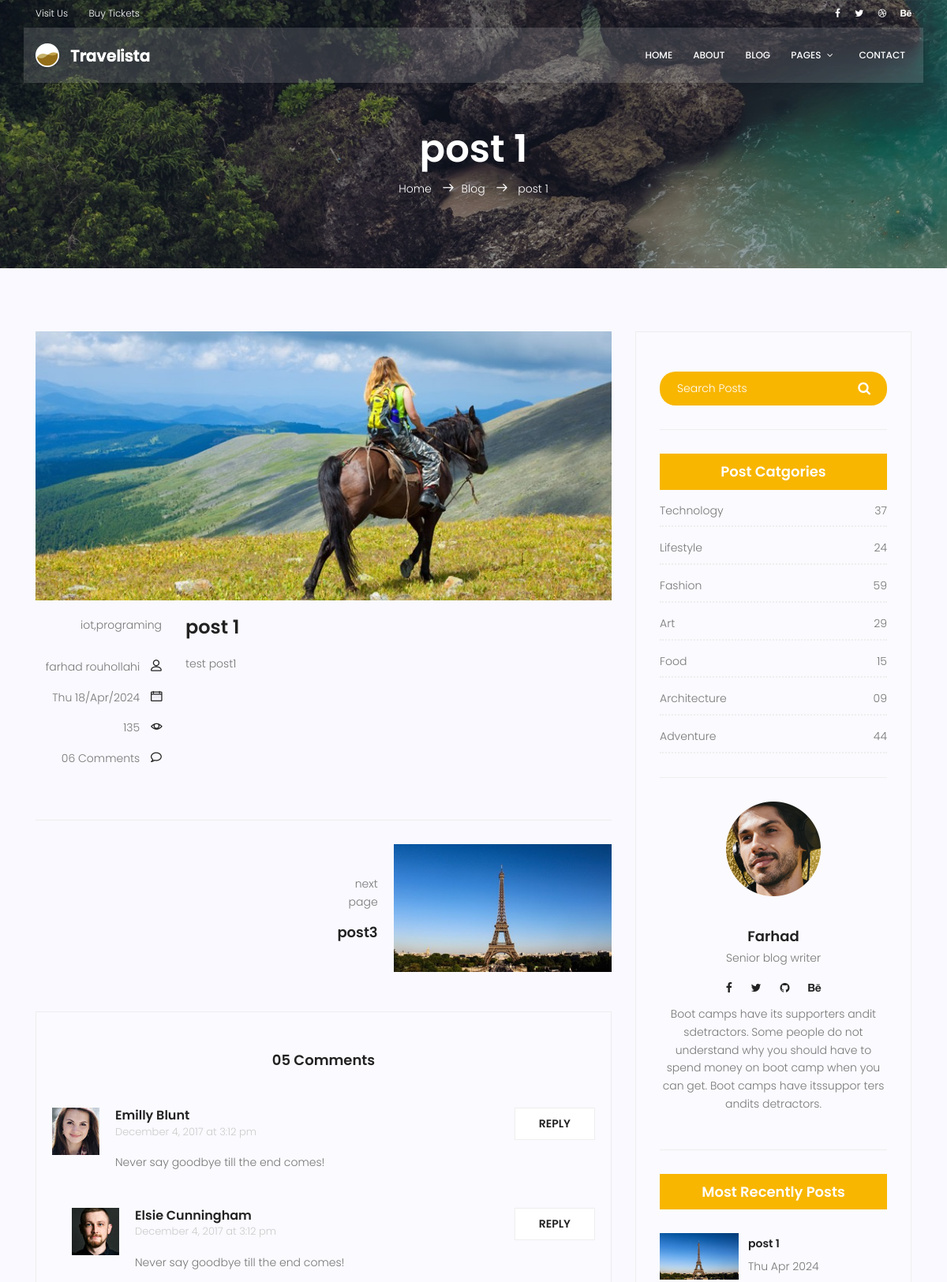
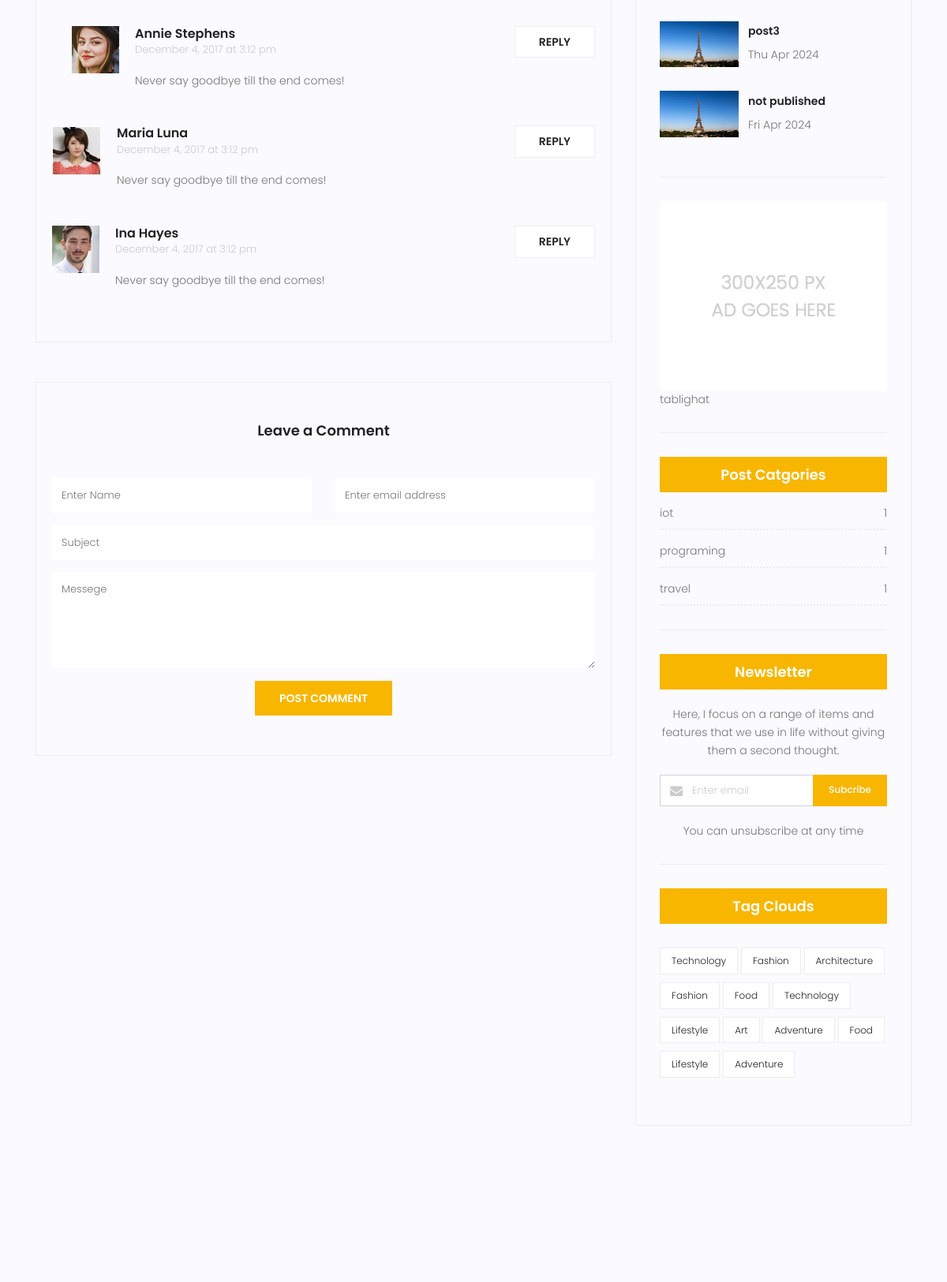
The page /blog/1 (upper part) on the database its author committed (2 pictures, top to bottom).
### blog/models.py (models this page shows, shortened)
class Post(models.Model):
    image = models.ImageField(upload_to='blog/', default='blog/default.jpg')
    category = models.ManyToManyField(Category)
    author = models.ForeignKey(User, on_delete=models.SET_NULL, null=True)
    title = models.CharField(max_length=255)
    content = models.TextField()
    counted_view = models.IntegerField(default=0)
    status = models.BooleanField(default=False)
    created_date = models.DateTimeField(auto_now_add=True)
    updated_date = models.DateTimeField(auto_now=True)
    published_date = models.DateTimeField(null=True)
    class Meta:
        ordering = ["created_date"]

class Category(models.Model):
    name = models.CharField(max_length=255)
    def __str__(self):
        return self.name

### blog/views.py (the view)
# urls.py: path("<int:pid>", single_blog, name='single_blog'),
def single_blog(request, pid):
    posts = Post.objects.filter(
        published_date__lte=timezone.now(), status=1)
    post = get_object_or_404(posts, pk=pid)
    post.counted_view += 1
    post.save()
    nex = False
    next = 404
    prev_post = 404
    next_post = 404
    for i, po in enumerate(posts):
        if nex:
            next = po.id
            break
        if po.id == post.id:
            if i == 0:
                prev = 404
            if i != 0:
                prev = temp
            nex = True
        temp = po.id
    if next != 404:
        next_post = get_object_or_404(posts, pk=next)
    if prev != 404:
        prev_post = get_object_or_404(posts, pk=prev)
    context = {"post": post, 'posts': posts,
               "next": next_post, "prev": prev_post}
    return render(request, "blog/blog-single.html", context)

### blog/templatetags/blog_tags.py (called while the page is built)
@register.inclusion_tag("blog/blog-lastest-post.html")
def lastest_posts(arg=3):
    posts = Post.objects.filter(
        published_date__lte=timezone.now(), status=1).order_by("created_date")[:arg]
    return {"posts": posts}

@register.inclusion_tag('blog/blog-categories.html')
def postcategories():
    posts = Post.objects.filter(
        status=1, published_date__lte=timezone.now())
    categories = Category.objects.all()
    dic_cat = {}
    for name in categories:
        dic_cat[name] = posts.filter(category=name).count()
    return {'categories': dic_cat}

### templates/blog/blog-single.html (shortened to what this page needs)
{% extends 'base.html' %}
{% load static %}
{% load blog_tags %}
{% block content %}
<section class="relative about-banner">
	<div class="overlay overlay-bg"></div>
	<div class="container">
		<div class="row d-flex align-items-center justify-content-center">
			<div class="about-content col-lg-12">
				<h1 class="text-white">
					{{post.title}}
				</h1>
				<p class="text-white link-nav"><a href="{% url 'index' %}">Home </a> <span
						class="lnr lnr-arrow-right"></span><a href="{% url 'index_blog' %}">Blog </a> <span
						class="lnr lnr-arrow-right"></span> <a>
						{{post.title}}</a></p>
			</div>
		</div>
	</div>
</section>
<section class="post-content-area single-post-area">
	<div class="container">
		<div class="row">
			<div class="col-lg-8 posts-list">
				<div class="single-post row">
					<div class="col-lg-12">
						<div class="feature-img">
							<img class="img-fluid" src="{% static 'img/blog/feature-img1.jpg' %}" alt="">
						</div>
					</div>
					<div class="col-lg-3  col-md-3 meta-details">
						<ul class="tags">
							{{post.category.all|join:","}}
						</ul>
						<div class="user-details row">
							<p class="user-name col-lg-12 col-md-12 col-6"><a href="#">{{post.author.get_full_name}}</a>
								<span class="lnr lnr-user"></span>
							</p>
							<p class="date col-lg-12 col-md-12 col-6">
								<a href="#">{{post.published_date|date:"D d/M/Y"}}</a>
								<span class="lnr lnr-calendar-full"></span>
							</p>
							<p class="view col-lg-12 col-md-12 col-6"><a href="#">{{post.counted_view}}</a> <span
									class="lnr lnr-eye"></span></p>
							<p class="comments col-lg-12 col-md-12 col-6"><a href="#">06 Comments</a> <span
									class="lnr lnr-bubble"></span></p>
						</div>
					</div>
					<div class="col-lg-9 col-md-9">
						<h3 class="mt-20 mb-20">{{post.title}}</h3>
						<p class="excert">
							{{post.content|truncatewords:20}}
						</p>
					</div>
				</div>
				<div class="navigation-area">
					<div class="row">
						<div
							class="col-lg-6 col-md-6 col-12 nav-left flex-row d-flex justify-content-start align-items-center">
						</div>
						<div
							class="col-lg-6 col-md-6 col-12 nav-right flex-row d-flex justify-content-end align-items-center">
							{% if next != 404 %}
							<div class="detials">
								<p>next page</p>
								<a href="{% url 'single_blog' pid=next.id %}">
									<h4>{{next.title}}</h4>
								</a>
							</div>
							<div class="arrow">
								<a href="#"></a>
							</div>
							<div class="thumb">
								<a href="{% url 'single_blog' pid=next.id %}"><img class="img-fluid"
										src="{{next.image.url}}" alt=""></a>
							</div>
							{% endif %}
						</div>
					</div>
				</div>
				<div class="comments-area">
					<h4>05 Comments</h4>
					<div class="comment-list">
						<div class="single-comment justify-content-between d-flex">
							<div class="user justify-content-between d-flex">
								<div class="thumb">
									<img src="{% static 'img/blog/c1.jpg' %}" alt="">
								</div>
								<div class="desc">
									<h5><a href="#">Emilly Blunt</a></h5>
									<p class="date">December 4, 2017 at 3:12 pm </p>
									<p class="comment">
										Never say goodbye till the end comes!
									</p>
								</div>
							</div>
							<div class="reply-btn">
								<a href="" class="btn-reply text-uppercase">reply</a>
							</div>
						</div>
					</div>
					<div class="comment-list left-padding">
						<div class="single-comment justify-content-between d-flex">
							<div class="user justify-content-between d-flex">
								<div class="thumb">
									<img src="{% static 'img/blog/c2.jpg' %}" alt="">
								</div>
								<div class="desc">
									<h5><a href="#">Elsie Cunningham</a></h5>
									<p class="date">December 4, 2017 at 3:12 pm </p>
									<p class="comment">
										Never say goodbye till the end comes!
									</p>
								</div>
							</div>
							<div class="reply-btn">
								<a href="" class="btn-reply text-uppercase">reply</a>
							</div>
						</div>
					</div>
					<div class="comment-list left-padding">
						<div class="single-comment justify-content-between d-flex">
							<div class="user justify-content-between d-flex">
								<div class="thumb">
									<img src="{% static 'img/blog/c3.jpg' %}" alt="">
								</div>
								<div class="desc">
									<h5><a href="#">Annie Stephens</a></h5>
									<p class="date">December 4, 2017 at 3:12 pm </p>
									<p class="comment">
										Never say goodbye till the end comes!
									</p>
								</div>
							</div>
							<div class="reply-btn">
								<a href="" class="btn-reply text-uppercase">reply</a>
							</div>
						</div>
					</div>
					<div class="comment-list">
						<div class="single-comment justify-content-between d-flex">
							<div class="user justify-content-between d-flex">
								<div class="thumb">
									<img src="{% static 'img/blog/c4.jpg' %}" alt="">
								</div>
								<div class="desc">
									<h5><a href="#">Maria Luna</a></h5>
									<p class="date">December 4, 2017 at 3:12 pm </p>
									<p class="comment">
										Never say goodbye till the end comes!
									</p>
								</div>
							</div>
							<div class="reply-btn">
								<a href="" class="btn-reply text-uppercase">reply</a>
							</div>
						</div>
					</div>
					<div class="comment-list">
						<div class="single-comment justify-content-between d-flex">
							<div class="user justify-content-between d-flex">
								<div class="thumb">
									<img src="{% static 'img/blog/c5.jpg' %}" alt="">
								</div>
								<div class="desc">
									<h5><a href="#">Ina Hayes</a></h5>
									<p class="date">December 4, 2017 at 3:12 pm </p>
									<p class="comment">
										Never say goodbye till the end comes!
									</p>
								</div>
							</div>
							<div class="reply-btn">
								<a href="" class="btn-reply text-uppercase">reply</a>
							</div>
						</div>
					</div>
				</div>
				<div class="comment-form">
					<h4>Leave a Comment</h4>
					<form>
						<div class="form-group form-inline">
							<div class="form-group col-lg-6 col-md-12 name">
								<input type="text" class="form-control" id="name" placeholder="Enter Name"
									onfocus="this.placeholder = ''" onblur="this.placeholder = 'Enter Name'">
							</div>
							<div class="form-group col-lg-6 col-md-12 email">
								<input type="email" class="form-control" id="email" placeholder="Enter email address"
									onfocus="this.placeholder = ''" onblur="this.placeholder = 'Enter email address'">
							</div>
						</div>
						<div class="form-group">
							<input type="text" class="form-control" id="subject" placeholder="Subject"
								onfocus="this.placeholder = ''" onblur="this.placeholder = 'Subject'">
						</div>
						<div class="form-group">
							<textarea class="form-control mb-10" rows="5" name="message" placeholder="Messege"
								onfocus="this.placeholder = ''" onblur="this.placeholder = 'Messege'"
								required=""></textarea>
						</div>
						<a href="#" class="primary-btn text-uppercase">Post Comment</a>
					</form>
				</div>
			</div>
			<div class="col-lg-4 sidebar-widgets">
				<div class="widget-wrap">
					<div class="single-sidebar-widget search-widget">
						<form class="search-form" action="#">
							<input placeholder="Search Posts" name="search" type="text" onfocus="this.placeholder = ''"
								onblur="this.placeholder = 'Search Posts'">
							<button type="submit"><i class="fa fa-search"></i></button>
						</form>
					</div>
					<div class="single-sidebar-widget post-category-widget">
						<h4 class="category-title">Post Catgories</h4>
						<ul class="cat-list">
							<li>
								<a href="#" class="d-flex justify-content-between">
									<p>Technology</p>
									<p>37</p>
								</a>
							</li>
							<li>
								<a href="#" class="d-flex justify-content-between">
									<p>Lifestyle</p>
									<p>24</p>
								</a>
							</li>
							<li>
								<a href="#" class="d-flex justify-content-between">
									<p>Fashion</p>
									<p>59</p>
								</a>
							</li>
							<li>
								<a href="#" class="d-flex justify-content-between">
									<p>Art</p>
									<p>29</p>
								</a>
							</li>
							<li>
								<a href="#" class="d-flex justify-content-between">
									<p>Food</p>
									<p>15</p>
								</a>
							</li>
							<li>
								<a href="#" class="d-flex justify-content-between">
									<p>Architecture</p>
									<p>09</p>
								</a>
							</li>
							<li>
								<a href="#" class="d-flex justify-content-between">
									<p>Adventure</p>
									<p>44</p>
								</a>
							</li>
						</ul>
					</div>
					{% include 'blog/blog-writer.html' %}
					{% lastest_posts %}
					{% include 'blog/blog-ads.html' %}
					{% postcategories %}
					<div class="single-sidebar-widget newsletter-widget">
						<h4 class="newsletter-title">Newsletter</h4>
						<p>
							Here, I focus on a range of items and features that we use in life without
							giving them a second thought.
						</p>
						<div class="form-group d-flex flex-row">
							<div class="col-autos">
								<div class="input-group">
									<div class="input-group-prepend">
										<div class="input-group-text"><i class="fa fa-envelope" aria-hidden="true"></i>
										</div>
									</div>
									<input type="text" class="form-control" id="inlineFormInputGroup"
										placeholder="Enter email" onfocus="this.placeholder = ''"
										onblur="this.placeholder = 'Enter email'">
								</div>
							</div>
							<a href="#" class="bbtns">Subcribe</a>
						</div>
						<p class="text-bottom">
							You can unsubscribe at any time
						</p>
					</div>
					<div class="single-sidebar-widget tag-cloud-widget">
						<h4 class="tagcloud-title">Tag Clouds</h4>
						<ul>
							<li><a href="#">Technology</a></li>
							<li><a href="#">Fashion</a></li>
							<li><a href="#">Architecture</a></li>
							<li><a href="#">Fashion</a></li>
							<li><a href="#">Food</a></li>
							<li><a href="#">Technology</a></li>
							<li><a href="#">Lifestyle</a></li>
							<li><a href="#">Art</a></li>
							<li><a href="#">Adventure</a></li>
							<li><a href="#">Food</a></li>
							<li><a href="#">Lifestyle</a></li>
							<li><a href="#">Adventure</a></li>
						</ul>
					</div>
				</div>
			</div>
		</div>
	</div>
</section>
{% endblock %}

### templates/blog/blog-lastest-post.html
<div class="single-sidebar-widget popular-post-widget">
    <h4 class="popular-title">Most Recently Posts</h4>
    {% for post in posts %}
    <div class="popular-post-list">
        <div class="single-post-list d-flex flex-row align-items-center">
            <div class="thumb">
                <img class="img-fluid" src="{{post.image.url}}" alt="">
            </div>
            <div class="details">
                <a href="{% url 'single_blog' pid=post.id %}">
                    <h6>{{post.title}}</h6>
                </a>
                <p>{{post.published_date|date:"D M Y"}}</p>
            </div>
        </div>
    </div>
    {% endfor %}
</div>

### templates/blog/blog-categories.html
<div class="single-sidebar-widget post-category-widget">
    <h4 class="category-title">Post Catgories</h4>
    <ul class="cat-list">
        {% for name,count in categories.items %}
        <li>
            <a href="{% url 'category_blog' cat_name=name %}" class="d-flex justify-content-between">
                <p>{{name}}</p>
                <p>{{count}}</p>
            </a>
        </li>
        {% endfor %}
    </ul>
</div>

### rows shown on the page
Post: title "post 1", category.all "iot,programing", author.get_full_name "farhad rouhollahi", published_date "Thu 18/Apr/2024", counted_view "135", content "test post1", image (placeholder picture), published_date "Thu Apr 2024"
Post: title "post3", image (placeholder picture), published_date "Thu Apr 2024"
Post: image (placeholder picture), title "not published", published_date "Fri Apr 2024"
Category: name "iot", id "1"
Category: name "programing", count "1"
Category: name "travel", count "1"
